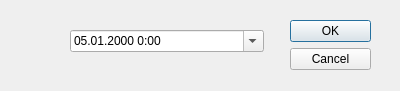
<?xml version="1.0" encoding="UTF-8"?>
<ui version="4.0">
 <class>date_for_107</class>
 <widget class="QDialog" name="date_for_107">
  <property name="windowModality">
   <enum>Qt::ApplicationModal</enum>
  </property>
  <property name="geometry">
   <rect>
    <x>0</x>
    <y>0</y>
    <width>400</width>
    <height>91</height>
   </rect>
  </property>
  <property name="minimumSize">
   <size>
    <width>400</width>
    <height>91</height>
   </size>
  </property>
  <property name="maximumSize">
   <size>
    <width>400</width>
    <height>91</height>
   </size>
  </property>
  <property name="focusPolicy">
   <enum>Qt::StrongFocus</enum>
  </property>
  <property name="windowTitle">
   <string>Задайте время файлу</string>
  </property>
  <property name="modal">
   <bool>true</bool>
  </property>
  <widget class="QDialogButtonBox" name="buttonBox">
   <property name="geometry">
    <rect>
     <x>290</x>
     <y>20</y>
     <width>81</width>
     <height>241</height>
    </rect>
   </property>
   <property name="focusPolicy">
    <enum>Qt::StrongFocus</enum>
   </property>
   <property name="orientation">
    <enum>Qt::Vertical</enum>
   </property>
   <property name="standardButtons">
    <set>QDialogButtonBox::Cancel|QDialogButtonBox::Ok</set>
   </property>
  </widget>
  <widget class="QDateTimeEdit" name="dateTimeEdit_107">
   <property name="geometry">
    <rect>
     <x>70</x>
     <y>30</y>
     <width>194</width>
     <height>22</height>
    </rect>
   </property>
   <property name="showGroupSeparator" stdset="0">
    <bool>false</bool>
   </property>
   <property name="dateTime">
    <datetime>
     <hour>0</hour>
     <minute>0</minute>
     <second>0</second>
     <year>2000</year>
     <month>1</month>
     <day>5</day>
    </datetime>
   </property>
   <property name="displayFormat">
    <string>dd.MM.yyyy H:mm</string>
   </property>
   <property name="calendarPopup">
    <bool>true</bool>
   </property>
  </widget>
 </widget>
 <resources/>
 <connections>
  <connection>
   <sender>buttonBox</sender>
   <signal>accepted()</signal>
   <receiver>date_for_107</receiver>
   <slot>accept()</slot>
   <hints>
    <hint type="sourcelabel">
     <x>248</x>
     <y>254</y>
    </hint>
    <hint type="destinationlabel">
     <x>157</x>
     <y>274</y>
    </hint>
   </hints>
  </connection>
  <connection>
   <sender>buttonBox</sender>
   <signal>rejected()</signal>
   <receiver>date_for_107</receiver>
   <slot>reject()</slot>
   <hints>
    <hint type="sourcelabel">
     <x>316</x>
     <y>260</y>
    </hint>
    <hint type="destinationlabel">
     <x>286</x>
     <y>274</y>
    </hint>
   </hints>
  </connection>
 </connections>
</ui>
